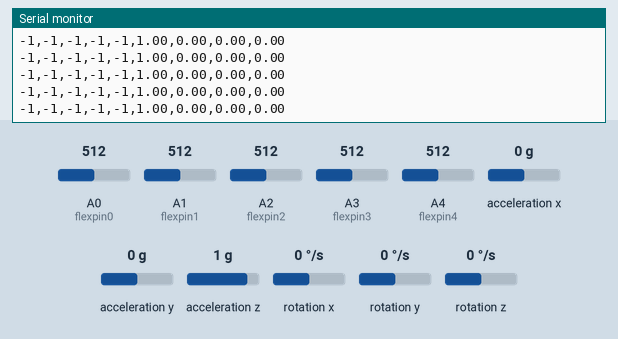
This sketch was run on a simulated Arduino Uno, built with avr-gcc and run on an emulated ATmega328P. Parts: the last lines printed to the serial monitor. Inputs (shaded band) come from the test bench; at power-on: A1 (flexpin1) = 512, acceleration y 0 g, acceleration z 1 g, A0 (flexpin0) = 512, A2 (flexpin2) = 512, rotation z 0 °/s, A3 (flexpin3) = 512, A4 (flexpin4) = 512, acceleration x 0 g, rotation x 0 °/s, rotation y 0 °/s. The sensor or clock chip raises its interrupt line as the real part does.

Above: at 6.7 s.
6.8 s: A1 (flexpin1) set to 499
At 7.8 s:
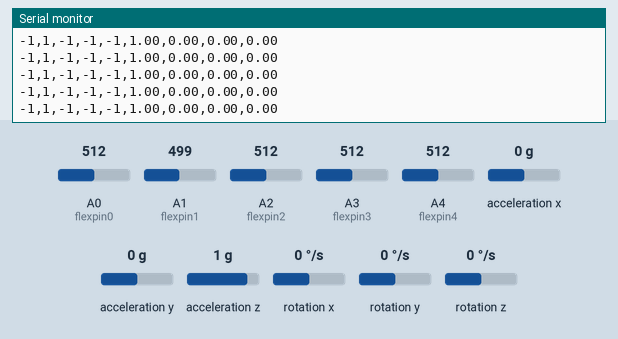
9.8 s: acceleration y set to -1.4 g
At 10.3 s:
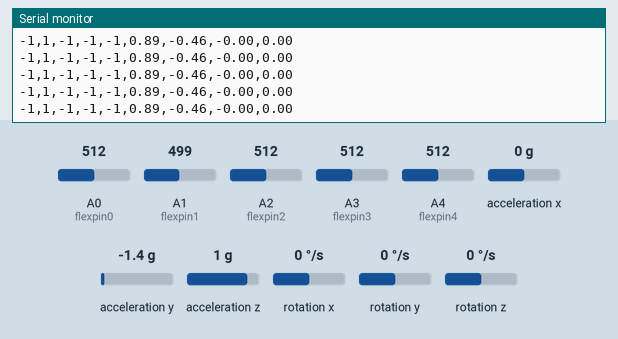
12.8 s: acceleration z set to -1.4 g
At 13.5 s:
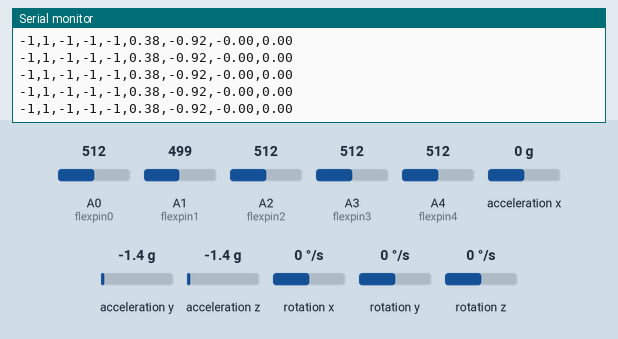
15.8 s: A0 (flexpin0) set to 306
At 16.5 s:
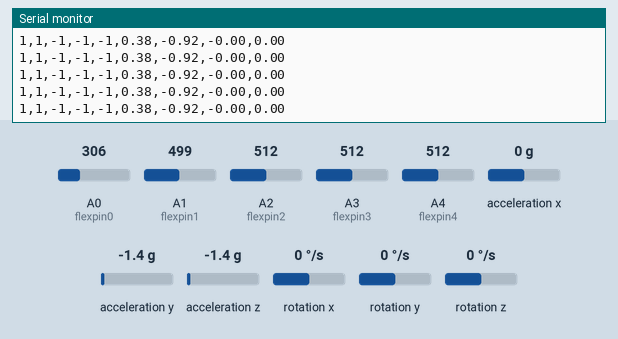
17.3 s: A2 (flexpin2) set to 306
At 18.0 s:
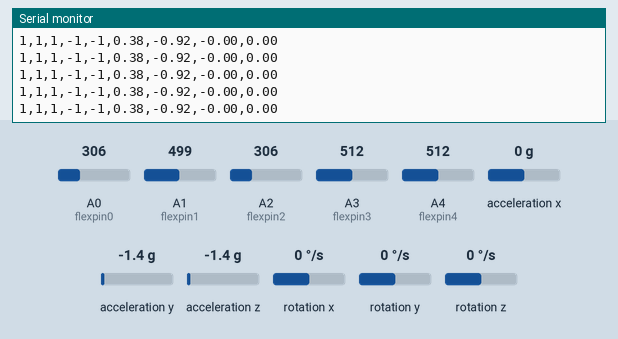
18.8 s: rotation z set to -192 °/s
At 19.6 s:
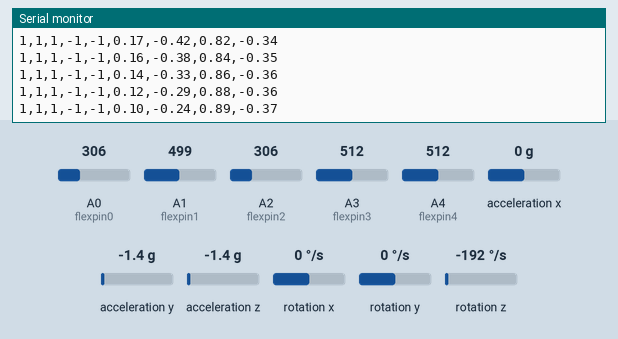
Timing chart, 0 to 21.8 s (numbered marks = the images above; inputs shaded):
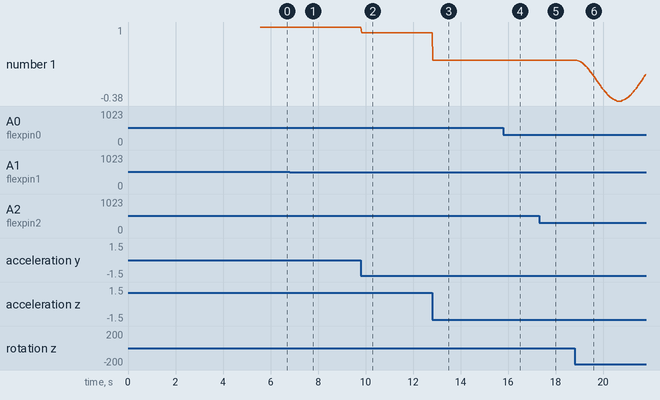

The sketch:

Arduino.ino
```cpp
// ================================================================
// ===                     LIBRERIAS NECESARIAS                 ===
// ================================================================
#include "I2Cdev.h"
#include "MPU6050_6Axis_MotionApps20.h"
#if I2CDEV_IMPLEMENTATION == I2CDEV_ARDUINO_WIRE
#include "Wire.h"
#endif

// ================================================================
// ===                     VARIABLES DEL MPU                    ===
// ================================================================
MPU6050 mpu;

// MPU variables control/status
bool dmpReady = false;  // Setea en true si el DMP inicio correctamete
uint8_t mpuIntStatus;   // holds actual interrupt status byte from MPU
uint8_t devStatus;      // return status after each device operation (0 = success, !0 = error)
uint16_t packetSize;    // tamaño de paquete esperado (por defecto es 42 bytes)
uint16_t fifoCount;     // conteo de todos los bytes actual en la cola FIFO
uint8_t fifoBuffer[64]; // buffer de almacenamiento FIFO

// variables de orientacion y movimiento
Quaternion q;

String DatosMPU;

// ================================================================
// ===       VARIABLES DE LOS SENSORES DE FLEXIBILIDAD          ===
// ================================================================
const int flexpin0 = 0, flexpin1 = 1, flexpin2 = 2, flexpin3 = 3, flexpin4 = 4;
int min0 = 10000, min1 = 10000, min2 = 10000, min3 = 10000, min4 = 10000;
int max0 = -10000, max1 = -10000, max2 = -10000, max3 = -10000, max4 = -10000;
int flexposition0, flexposition1, flexposition2, flexposition3, flexposition4;

String DatosSENSORES;

// ================================================================
// ===            RUTINA DETECTADORA DE INTERRUPCIONES          ===
// ================================================================
volatile bool mpuInterrupt = false;
void dmpDataReady() {
    mpuInterrupt = true;
}

// ================================================================
// ===                CONFIGURACIÓN INICIAL                     ===
// ================================================================
void setup() {
//  inicializacion del puerto para la lectura de datos
    Serial.begin(115200);
    //Serial.begin(250000);

    #if I2CDEV_IMPLEMENTATION == I2CDEV_ARDUINO_WIRE
        Wire.begin();
        TWBR = 24; // 400kHz I2C clock (200kHz if CPU is 8MHz)
    #elif I2CDEV_IMPLEMENTATION == I2CDEV_BUILTIN_FASTWIRE
        Fastwire::setup(400, true);
    #endif

//  inicializo dispositivos
    mpu.initialize();
    devStatus = mpu.dmpInitialize();

//  offset de calibracion del MPU
    mpu.setXGyroOffset(-2023);
    mpu.setYGyroOffset(-30);
    mpu.setZGyroOffset(-13);
    mpu.setZAccelOffset(1470);

//  verifica que funcione (devuelve 0 en caso que funcione correctamente)
    if (devStatus == 0) {
//      encender el DMP
        mpu.setDMPEnabled(true);

//      Activar la deteccion de interrupciones de arduino
        attachInterrupt(2, dmpDataReady, RISING);
        mpuIntStatus = mpu.getIntStatus();

//      setea la bandera para indicar que esta listo para usarse
        dmpReady = true;

//      setear el tamaño esperado de paquete para compararlo
        packetSize = mpu.dmpGetFIFOPacketSize();
    } else {
//      EL DMP DEVOLVIO ERROR
//      1 = fallo al cargar la memoria inicial
//      2 = fallo en la actualizacion de configuración
        Serial.print(F("Fallo la inicialización del DMP (codigo "));
        Serial.print(devStatus);
        Serial.println(F(")"));
    }


////////////////////////////////////////////////////////////////////
//              CALIBRACION DE LOS SENSORES FLEX                  //
////////////////////////////////////////////////////////////////////
//  Se leen 100 veces los valores de los 5 sensores estableciendo
//  los valores maximos y minimos obtenidos
    for(int i=0;i<100;i++){
        flexposition0 = analogRead(flexpin0);
        if (min0 > flexposition0) {
            min0 = flexposition0;
        }
        if (max0 < flexposition0) {
            max0 = flexposition0;
        }

        flexposition1 = analogRead(flexpin1);
        if (min1 > flexposition1) {
            min1 = flexposition1;
        }
        if (max1 < flexposition1) {
            max1 = flexposition1;
        }

        flexposition2 = analogRead(flexpin2);
        if (min2 > flexposition2) {
            min2 = flexposition2;
        }
        if (max2 < flexposition2) {
            max2 = flexposition2;
        }

        flexposition3 = analogRead(flexpin3);
        if (min3 > flexposition3) {
            min3 = flexposition3;
        }
        if (max3 < flexposition3) {
            max3 = flexposition3;
        }

        flexposition4 = analogRead(flexpin4);
        if (min4 > flexposition4) {
            min4 = flexposition4;
        }
        if (max4 < flexposition4) {
            max4 = flexposition4;
        }
        delay(50);
    }
}


// ================================================================
// ===             PROGRAMACIÓN PRINCIPAL EN LOOP               ===
// ================================================================
void loop() {
//  si el sensor DMP no esta listo, no hace nada
    if (!dmpReady){
      return;
    }

//  Espera por una interrupcion o un paquete disponible
    while (!mpuInterrupt && fifoCount < packetSize) {
//    Es solo para manterlo en el bucle hasta que se llene el buffer
    }

//  Resetea la bandera de interrupcion y obtiene bytes de estado
    mpuInterrupt = false;
    mpuIntStatus = mpu.getIntStatus();

//  obtiene la cantidad actual de FIFO
    fifoCount = mpu.getFIFOCount();

//  checkea un desbordamiento de datos
//  (Esto no deberia pasar pero si el codigo es ineficiente sirve para prevenirlo)
    if ((mpuIntStatus & 0x10) || fifoCount == 1024) {
        mpu.resetFIFO();
    } else if (mpuIntStatus & 0x02) {
        while (fifoCount < packetSize){
          fifoCount = mpu.getFIFOCount();
        }
        mpu.getFIFOBytes(fifoBuffer, packetSize);
        fifoCount -= packetSize;

//      obtiene los valores del cuaternion en forma de matriz (W,X,Y,Z)
        mpu.dmpGetQuaternion(&q, fifoBuffer);

//      Guardo los valores obtenidos para ser devueltos
        DatosMPU = String(q.w)+","+String(q.x)+","+String(q.y)+","+String(q.z);
    }

//  Lectura de todos los sensores de flexibildad
    flexposition0 = analogRead(flexpin0);
    flexposition1 = analogRead(flexpin1);
    flexposition2 = analogRead(flexpin2);
    flexposition3 = analogRead(flexpin3);
    flexposition4 = analogRead(flexpin4);

//  se realiza un mapeo de los valores obtenidos a un porcentaje entre los
//  maximos y minimos establecidos en la configuracion incial
    flexposition0 = map(flexposition0,min0,max0,0,100);
    flexposition1 = map(flexposition1,min1,max1,0,100);
    flexposition2 = map(flexposition2,min2,max2,0,100);
    flexposition3 = map(flexposition3,min3,max3,0,100);
    flexposition4 = map(flexposition4,min4,max4,0,100);

//  Guardo los valores obtenidos para ser devueltos
    DatosSENSORES = String(flexposition0)+","+String(flexposition1)+","+String(flexposition2)+","+String(flexposition3)+","+String(flexposition4);

//  Devuelvo todos los valores obtenidos concatenados por "," (comas)
    Serial.println(DatosSENSORES+","+DatosMPU);

//  Espera 20 milisegundos para realizar una nueva lectura
    delay(20);
}
```

Measured:
- after the input at 6.8 s, the serial monitor: prints a new line at once (image 1)
- after the input at 9.8 s, the serial monitor: prints a new line at once (image 2)
- after the input at 12.8 s, the serial monitor: prints a new line at once (image 3)
- after the input at 15.8 s, the serial monitor: prints a new line at once (image 4)
- after the input at 17.3 s, the serial monitor: prints a new line at once (image 5)
- after the input at 18.8 s, the serial monitor: prints a new line at once (image 6)
- plotted number 1: 1 → 0.89 after the input at 9.8 s, 0.89 → 0.38 after the input at 12.8 s, 0.38 → 0.36 after the input at 18.8 s
